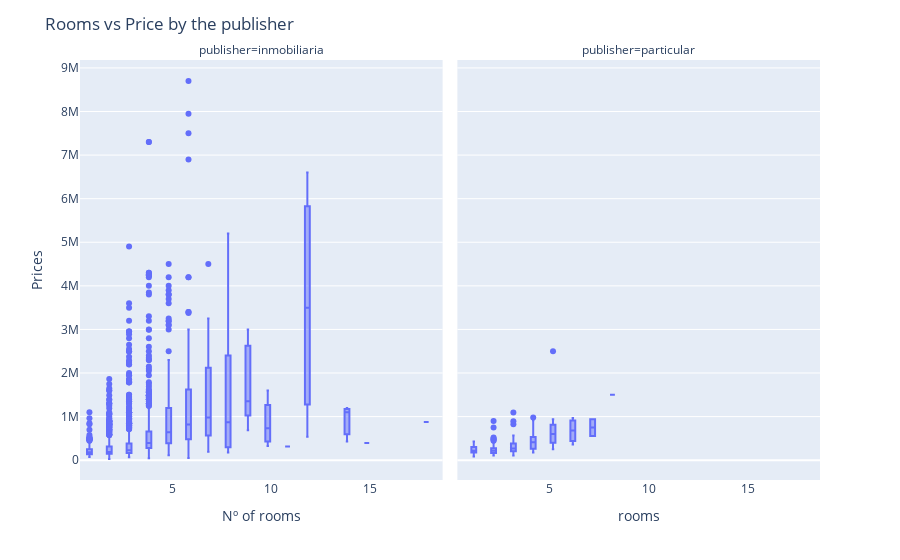

Source (notebook cell):
### Code cell
# Distribución de los precios por número de habitaciones y por publisher
ig = px.box(df_.dropna(), x='rooms', y='price', facet_col='publisher')
fig.update_layout(title='Rooms vs Price by the publisher', xaxis_title='Nº of rooms', yaxis_title='Prices')
fig.show()

### Figure 1 — Plotly figure (JSON) as saved in the notebook; plotly's stock layout.template omitted (floating-point values rounded to 4 significant figures; data arrays with more than 128 entries replaced by an {"elided": "..."} marker saying what was removed)
{"data": [{"alignmentgroup": "True", "hovertemplate": "publisher=inmobiliaria<br>rooms=%{x}<br>price=%{y}<extra></extra>", "legendgroup": "", "marker": {"color": "#636efa"}, "name": "", "notched": false, "offsetgroup": "", "orientation": "v", "showlegend": false, "type": "box", "x": {"elided": "2604 int values"}, "x0": " ", "xaxis": "x", "y": {"elided": "2604 int values"}, "y0": " ", "yaxis": "y"}, {"alignmentgroup": "True", "hovertemplate": "publisher=particular<br>rooms=%{x}<br>price=%{y}<extra></extra>", "legendgroup": "", "marker": {"color": "#636efa"}, "name": "", "notched": false, "offsetgroup": "", "orientation": "v", "showlegend": false, "type": "box", "x": {"elided": "217 int values"}, "x0": " ", "xaxis": "x2", "y": {"elided": "217 int values"}, "y0": " ", "yaxis": "y2"}], "layout": {"annotations": [{"font": {}, "showarrow": false, "text": "publisher=inmobiliaria", "x": 0.245, "xanchor": "center", "xref": "paper", "y": 1, "yanchor": "bottom", "yref": "paper"}, {"font": {}, "showarrow": false, "text": "publisher=particular", "x": 0.755, "xanchor": "center", "xref": "paper", "y": 1, "yanchor": "bottom", "yref": "paper"}], "boxmode": "group", "legend": {"tracegroupgap": 0}, "margin": {"t": 60}, "title": {"text": "Rooms vs Price by the publisher"}, "xaxis": {"anchor": "y", "domain": [0, 0.49], "title": {"text": "Nº of rooms"}}, "xaxis2": {"anchor": "y2", "domain": [0.51, 1], "matches": "x", "title": {"text": "rooms"}}, "yaxis": {"anchor": "x", "domain": [0, 1], "title": {"text": "Prices"}}, "yaxis2": {"anchor": "x2", "domain": [0, 1], "matches": "y", "showticklabels": false}}}
